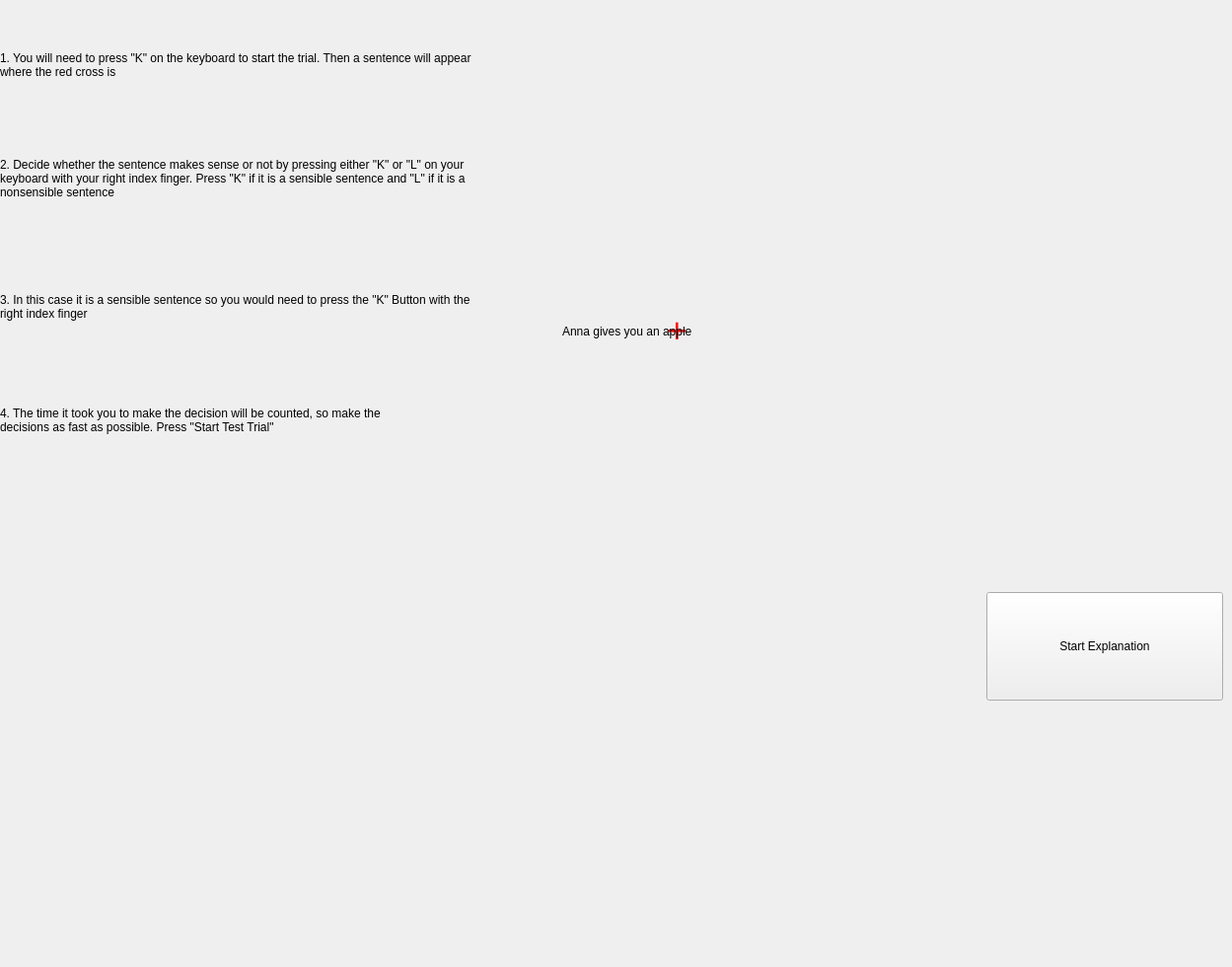
    <widget class="QWidget" name="page_7">
     <widget class="QPushButton" name="NextStep_Page7">
      <property name="geometry">
       <rect>
        <x>1000</x>
        <y>600</y>
        <width>240</width>
        <height>110</height>
       </rect>
      </property>
      <property name="text">
       <string>Start Explanation</string>
      </property>
     </widget>
     <widget class="QLabel" name="RedX">
      <property name="geometry">
       <rect>
        <x>676</x>
        <y>300</y>
        <width>61</width>
        <height>71</height>
       </rect>
      </property>
      <property name="font">
       <font>
        <pointsize>20</pointsize>
       </font>
      </property>
      <property name="text">
       <string>&lt;html&gt;&lt;head/&gt;&lt;body&gt;&lt;p&gt;&lt;span style=&quot; font-size:26pt; color:#ff0000;&quot;&gt;+&lt;/span&gt;&lt;/p&gt;&lt;/body&gt;&lt;/html&gt;</string>
      </property>
     </widget>
     <widget class="QLabel" name="Step1_Page7">
      <property name="geometry">
       <rect>
        <x>0</x>
        <y>20</y>
        <width>511</width>
        <height>91</height>
       </rect>
      </property>
      <property name="text">
       <string>1. You will need to press &quot;K&quot; on the keyboard to start the trial. Then a sentence will appear where the red cross is</string>
      </property>
      <property name="wordWrap">
       <bool>true</bool>
      </property>
     </widget>
     <widget class="QLabel" name="ExampleSentence">
      <property name="geometry">
       <rect>
        <x>570</x>
        <y>320</y>
        <width>241</width>
        <height>31</height>
       </rect>
      </property>
      <property name="text">
       <string>Anna gives you an apple</string>
      </property>
     </widget>
     <widget class="QLabel" name="Step2_Page7">
      <property name="geometry">
       <rect>
        <x>0</x>
        <y>130</y>
        <width>501</width>
        <height>101</height>
       </rect>
      </property>
      <property name="text">
       <string>2. Decide whether the sentence makes sense or not by pressing either &quot;K&quot; or &quot;L&quot; on your keyboard with your right index finger. Press &quot;K&quot; if it is a sensible sentence and &quot;L&quot; if it is a nonsensible sentence</string>
      </property>
      <property name="wordWrap">
       <bool>true</bool>
      </property>
     </widget>
     <widget class="QLabel" name="LButton">
      <property name="geometry">
       <rect>
        <x>690</x>
        <y>540</y>
        <width>91</width>
        <height>91</height>
       </rect>
      </property>
      <property name="text">
       <string/>
      </property>
      <property name="pixmap">
       <pixmap>ExpLButton.jpg</pixmap>
      </property>
      <property name="scaledContents">
       <bool>true</bool>
      </property>
     </widget>
     <widget class="QLabel" name="KButton">
      <property name="geometry">
       <rect>
        <x>490</x>
        <y>540</y>
        <width>91</width>
        <height>91</height>
       </rect>
      </property>
      <property name="text">
       <string/>
      </property>
      <property name="pixmap">
       <pixmap>ExpKButton.jpg</pixmap>
      </property>
      <property name="scaledContents">
       <bool>true</bool>
      </property>
     </widget>
     <widget class="QLabel" name="Finger">
      <property name="geometry">
       <rect>
        <x>430</x>
        <y>750</y>
        <width>251</width>
        <height>221</height>
       </rect>
      </property>
      <property name="text">
       <string/>
      </property>
      <property name="pixmap">
       <pixmap>ExpRightIndexFinger.jpg</pixmap>
      </property>
      <property name="scaledContents">
       <bool>true</bool>
      </property>
     </widget>
     <widget class="QLabel" name="Step3_Page7">
      <property name="geometry">
       <rect>
        <x>0</x>
        <y>260</y>
        <width>501</width>
        <height>101</height>
       </rect>
      </property>
      <property name="text">
       <string>3. In this case it is a sensible sentence so you would need to press the &quot;K&quot; Button with the right index finger</string>
      </property>
      <property name="wordWrap">
       <bool>true</bool>
      </property>
     </widget>
     <widget class="QLabel" name="Step4_Page7">
      <property name="geometry">
       <rect>
        <x>0</x>
        <y>380</y>
        <width>411</width>
        <height>91</height>
       </rect>
      </property>
      <property name="text">
       <string>4. The time it took you to make the decision will be counted, so make the decisions as fast as possible. Press &quot;Start Test Trial&quot;</string>
      </property>
      <property name="wordWrap">
       <bool>true</bool>
      </property>
     </widget>
    </widget>
